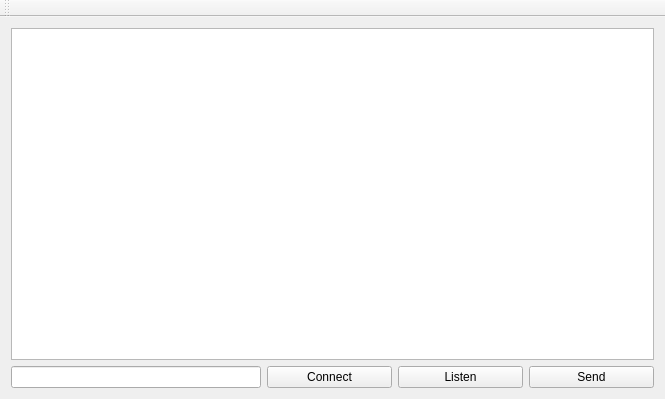
<?xml version="1.0" encoding="UTF-8"?>
<ui version="4.0">
 <class>MainWindow</class>
 <widget class="QMainWindow" name="MainWindow">
  <property name="geometry">
   <rect>
    <x>0</x>
    <y>0</y>
    <width>665</width>
    <height>399</height>
   </rect>
  </property>
  <property name="windowTitle">
   <string>MainWindow</string>
  </property>
  <widget class="QWidget" name="centralWidget">
   <layout class="QGridLayout" name="gridLayout">
    <item row="1" column="3">
     <widget class="QPushButton" name="ListenButton">
      <property name="text">
       <string>Listen</string>
      </property>
     </widget>
    </item>
    <item row="0" column="0" colspan="5">
     <widget class="QTextEdit" name="textEdit"/>
    </item>
    <item row="1" column="0" colspan="2">
     <widget class="QLineEdit" name="lineEdit"/>
    </item>
    <item row="1" column="4">
     <widget class="QPushButton" name="sendButton">
      <property name="text">
       <string>Send</string>
      </property>
     </widget>
    </item>
    <item row="1" column="2">
     <widget class="QPushButton" name="ConnectButton">
      <property name="text">
       <string>Connect</string>
      </property>
     </widget>
    </item>
   </layout>
  </widget>
  <widget class="QMenuBar" name="menuBar">
   <property name="geometry">
    <rect>
     <x>0</x>
     <y>0</y>
     <width>665</width>
     <height>21</height>
    </rect>
   </property>
  </widget>
  <widget class="QToolBar" name="mainToolBar">
   <attribute name="toolBarArea">
    <enum>TopToolBarArea</enum>
   </attribute>
   <attribute name="toolBarBreak">
    <bool>false</bool>
   </attribute>
  </widget>
 </widget>
 <layoutdefault spacing="6" margin="11"/>
 <resources/>
 <connections/>
</ui>
